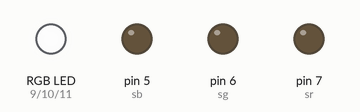
Recording of a sketch running on a simulated Arduino Uno, built with avr-gcc and run on an emulated ATmega328P. Shown: an RGB LED mixed from three pins (HIGH = lit), output pins drawn as LEDs (lit = HIGH).

Above: at 0.1 s.
Timing chart, 0 to 1.6 s (numbered marks = the images above):
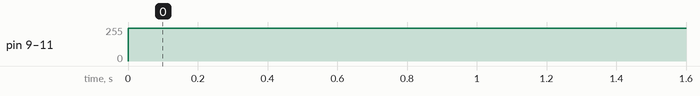

Measured:
- by itself, pin 9 (r), pin 10 (g), pin 11 (b): 0/255 → 245/255 at 0.00 s

The sketch:

sketch_dec09a.ino
```cpp
int r = 9;
int g = 10;
int b = 11;
int sr = 7;
int sg = 6;
int sb = 5;

int top = 245;
int btm = 10;
int stp = 1;

int xr = top;
int xg = top;
int xb = top;

boolean dr = true;
boolean dg = true;
boolean db = true;

void setup() {
  pinMode(sr, OUTPUT);
  pinMode(sg, OUTPUT);
  pinMode(sb, OUTPUT);
}

void loop() {
  if(xr >= top) {
    xr == top;
    dr = !dr;
  }
  if(xr <= btm) {
    xr == btm;
    dr = !dr;
  }

  if(xg >= top) {
    xg == top;
    dg = !dg;
  }
  if(xg <= btm) {
    xg == btm;
    dg = !dg;
  }

  if(xb >= top) {
    xb == top;
    db = !db;
  }
  if(xb <= btm) {
    xb == btm;
    db = !db;
  }

  analogWrite(r, xr);
  analogWrite(g, xg);
  analogWrite(b, xb);

  if(digitalRead(sr)) {
    if(dr) {
      xr += stp;
    } else {
      xr -= stp;
    }
  }
  if(digitalRead(sg)) {
    if(dg) {
      xg += stp;
    } else {
      xg -= stp;
    }
  }
  if(digitalRead(sb)) {
    if(db) {
      xb += stp;
    } else {
      xb -= stp;
    }
  }

  delay(10);
}
```
